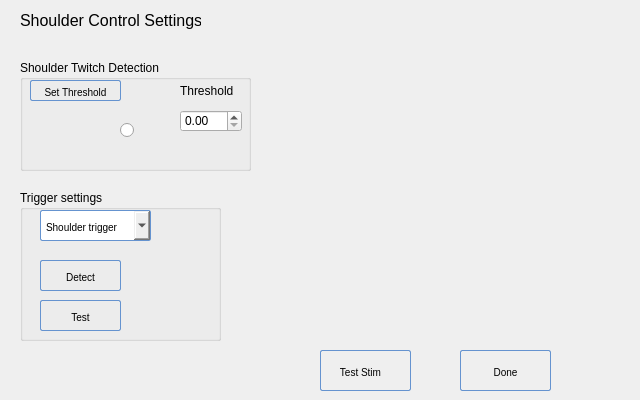
      <widget class="QWidget" name="tab_2">
       <attribute name="title">
        <string>Shoulder Control settings</string>
       </attribute>
       <widget class="QLabel" name="label">
        <property name="geometry">
         <rect>
          <x>20</x>
          <y>0</y>
          <width>181</width>
          <height>41</height>
         </rect>
        </property>
        <property name="font">
         <font>
          <pointsize>12</pointsize>
         </font>
        </property>
        <property name="text">
         <string>Shoulder Control Settings</string>
        </property>
       </widget>
       <widget class="QGroupBox" name="groupBox_3">
        <property name="geometry">
         <rect>
          <x>20</x>
          <y>60</y>
          <width>231</width>
          <height>111</height>
         </rect>
        </property>
        <property name="title">
         <string>Shoulder Twitch Detection</string>
        </property>
        <widget class="QRadioButton" name="rdo_btn">
         <property name="geometry">
          <rect>
           <x>100</x>
           <y>50</y>
           <width>41</width>
           <height>41</height>
          </rect>
         </property>
         <property name="text">
          <string/>
         </property>
        </widget>
        <widget class="QDoubleSpinBox" name="doubleSpinBox_thresold">
         <property name="geometry">
          <rect>
           <x>160</x>
           <y>50</y>
           <width>62</width>
           <height>22</height>
          </rect>
         </property>
        </widget>
        <widget class="QLabel" name="label_2">
         <property name="geometry">
          <rect>
           <x>160</x>
           <y>20</y>
           <width>61</width>
           <height>21</height>
          </rect>
         </property>
         <property name="text">
          <string>Threshold </string>
         </property>
        </widget>
        <widget class="QPushButton" name="pushButton_setThreshold">
         <property name="geometry">
          <rect>
           <x>10</x>
           <y>20</y>
           <width>91</width>
           <height>21</height>
          </rect>
         </property>
         <property name="styleSheet">
          <string notr="true">QPushButton:hover{
        background: qlineargradient(x1 : 0, y1 : 0, x2 : 0, y2 :   1, stop :   0.0 #ffd9aa,
                stop :   0.5 #ffbb6e, stop :   0.55 #feae42, stop :   1.0 #fedb74);
}

QPushButton {
        border: 1px solid #6593cf;
        border-radius: 2px;
        padding: 5px 5px 2px 5px;
        background: qlineargradient(x1 : 0, y1 : 0, x2 : 0, y2 :   1, stop :   0.0 #f5f9ff,
                stop :   0.5 #c7dfff, stop :   0.55 #afd2ff, stop :   1.0 #c0dbff);
        color: #0000;
        font:  large &quot;Arial&quot;;
		font-size: 10px;
        height: 30px;
}



QPushButton:pressed {
        background: qlineargradient(x1 : 0, y1 : 0, x2 : 0, y2 :   1, stop :   0.0 #c0dbff,
        stop :   0.5 #cfd26f, stop :   0.55 #c7df6f, stop :   1.0 #f5f9ff);
        padding-top: 2px;
        padding-left: 3px;

}
QPushButton:on {
        background: qlineargradient(x1 : 0, y1 : 0, x2 : 0, y2 :   1, stop :   0.0 #5AA72D,
        stop :   0.5 #B3E296, stop :   0.55 #B3E296, stop :   1.0 #f5f9ff);
        padding-top: 2px;
        padding-left: 3px;
}

QPushButton:disabled {
        background: transparent #e5e9ee;
        padding-top: 2px;        
        padding-left: 3px;
        color: black;
}</string>
         </property>
         <property name="text">
          <string>Set Threshold</string>
         </property>
        </widget>
       </widget>
       <widget class="QGroupBox" name="groupBox_4">
        <property name="geometry">
         <rect>
          <x>20</x>
          <y>190</y>
          <width>201</width>
          <height>151</height>
         </rect>
        </property>
        <property name="title">
         <string>Trigger settings</string>
        </property>
        <widget class="QPushButton" name="pushButton_52">
         <property name="geometry">
          <rect>
           <x>20</x>
           <y>70</y>
           <width>81</width>
           <height>31</height>
          </rect>
         </property>
         <property name="styleSheet">
          <string notr="true">QPushButton:hover{
        background: qlineargradient(x1 : 0, y1 : 0, x2 : 0, y2 :   1, stop :   0.0 #ffd9aa,
                stop :   0.5 #ffbb6e, stop :   0.55 #feae42, stop :   1.0 #fedb74);
}

QPushButton {
        border: 1px solid #6593cf;
        border-radius: 2px;
        padding: 5px 5px 2px 5px;
        background: qlineargradient(x1 : 0, y1 : 0, x2 : 0, y2 :   1, stop :   0.0 #f5f9ff,
                stop :   0.5 #c7dfff, stop :   0.55 #afd2ff, stop :   1.0 #c0dbff);
        color: #0000;
        font:  large &quot;Arial&quot;;
		font-size: 10px;
        height: 30px;
}



QPushButton:pressed {
        background: qlineargradient(x1 : 0, y1 : 0, x2 : 0, y2 :   1, stop :   0.0 #c0dbff,
        stop :   0.5 #cfd26f, stop :   0.55 #c7df6f, stop :   1.0 #f5f9ff);
        padding-top: 2px;
        padding-left: 3px;

}
QPushButton:on {
        background: qlineargradient(x1 : 0, y1 : 0, x2 : 0, y2 :   1, stop :   0.0 #5AA72D,
        stop :   0.5 #B3E296, stop :   0.55 #B3E296, stop :   1.0 #f5f9ff);
        padding-top: 2px;
        padding-left: 3px;
}

QPushButton:disabled {
        background: transparent #e5e9ee;
        padding-top: 2px;        
        padding-left: 3px;
        color: black;
}</string>
         </property>
         <property name="text">
          <string>Detect</string>
         </property>
        </widget>
        <widget class="QPushButton" name="pushButton_53">
         <property name="geometry">
          <rect>
           <x>20</x>
           <y>110</y>
           <width>81</width>
           <height>31</height>
          </rect>
         </property>
         <property name="styleSheet">
          <string notr="true">QPushButton:hover{
        background: qlineargradient(x1 : 0, y1 : 0, x2 : 0, y2 :   1, stop :   0.0 #ffd9aa,
                stop :   0.5 #ffbb6e, stop :   0.55 #feae42, stop :   1.0 #fedb74);
}

QPushButton {
        border: 1px solid #6593cf;
        border-radius: 2px;
        padding: 5px 5px 2px 5px;
        background: qlineargradient(x1 : 0, y1 : 0, x2 : 0, y2 :   1, stop :   0.0 #f5f9ff,
                stop :   0.5 #c7dfff, stop :   0.55 #afd2ff, stop :   1.0 #c0dbff);
        color: #0000;
        font:  large &quot;Arial&quot;;
		font-size: 10px;
        height: 30px;
}



QPushButton:pressed {
        background: qlineargradient(x1 : 0, y1 : 0, x2 : 0, y2 :   1, stop :   0.0 #c0dbff,
        stop :   0.5 #cfd26f, stop :   0.55 #c7df6f, stop :   1.0 #f5f9ff);
        padding-top: 2px;
        padding-left: 3px;

}
QPushButton:on {
        background: qlineargradient(x1 : 0, y1 : 0, x2 : 0, y2 :   1, stop :   0.0 #5AA72D,
        stop :   0.5 #B3E296, stop :   0.55 #B3E296, stop :   1.0 #f5f9ff);
        padding-top: 2px;
        padding-left: 3px;
}

QPushButton:disabled {
        background: transparent #e5e9ee;
        padding-top: 2px;        
        padding-left: 3px;
        color: black;
}</string>
         </property>
         <property name="text">
          <string>Test</string>
         </property>
        </widget>
        <widget class="QComboBox" name="comboBox">
         <property name="geometry">
          <rect>
           <x>20</x>
           <y>20</y>
           <width>111</width>
           <height>31</height>
          </rect>
         </property>
         <property name="styleSheet">
          <string notr="true">QComboBox:hover{
        background: qlineargradient(x1 : 0, y1 : 0, x2 : 0, y2 :   1, stop :   0.0 #ffd9aa,
                stop :   0.5 #ffbb6e, stop :   0.55 #feae42, stop :   1.0 #fedb74);
}

QComboBox {
        border: 1px solid #6593cf;
        border-radius: 2px;
        padding: 5px 5px 2px 5px;
        background: qlineargradient(x1 : 0, y1 : 0, x2 : 0, y2 :   1, stop :   0.0 #f5f9ff,
                stop :   0.5 #c7dfff, stop :   0.55 #afd2ff, stop :   1.0 #c0dbff);
        color: #0000;
        font:  large &quot;Arial&quot;;
		font-size: 10px;
        height: 30px;
}



QComboBox:pressed {
        background: qlineargradient(x1 : 0, y1 : 0, x2 : 0, y2 :   1, stop :   0.0 #c0dbff,
        stop :   0.5 #cfd26f, stop :   0.55 #c7df6f, stop :   1.0 #f5f9ff);
        padding-top: 2px;
        padding-left: 3px;

}
QComboBox:on {
        background: qlineargradient(x1 : 0, y1 : 0, x2 : 0, y2 :   1, stop :   0.0 #5AA72D,
        stop :   0.5 #B3E296, stop :   0.55 #B3E296, stop :   1.0 #f5f9ff);
        padding-top: 2px;
        padding-left: 3px;
}

QComboBox:disabled {
        background: transparent #e5e9ee;
        padding-top: 2px;        
        padding-left: 3px;
        color: black;
}</string>
         </property>
         <item>
          <property name="text">
           <string>Shoulder trigger </string>
          </property>
         </item>
         <item>
          <property name="text">
           <string>Shoulder protraction</string>
          </property>
         </item>
         <item>
          <property name="text">
           <string>Shulder retraction</string>
          </property>
         </item>
        </widget>
       </widget>
       <widget class="QPushButton" name="pushButton_56">
        <property name="geometry">
         <rect>
          <x>320</x>
          <y>350</y>
          <width>91</width>
          <height>41</height>
         </rect>
        </property>
        <property name="styleSheet">
         <string notr="true">QPushButton:hover{
        background: qlineargradient(x1 : 0, y1 : 0, x2 : 0, y2 :   1, stop :   0.0 #ffd9aa,
                stop :   0.5 #ffbb6e, stop :   0.55 #feae42, stop :   1.0 #fedb74);
}

QPushButton {
        border: 1px solid #6593cf;
        border-radius: 2px;
        padding: 5px 15px 2px 5px;
        background: qlineargradient(x1 : 0, y1 : 0, x2 : 0, y2 :   1, stop :   0.0 #f5f9ff,
                stop :   0.5 #c7dfff, stop :   0.55 #afd2ff, stop :   1.0 #c0dbff);
        color: #0000;
        font:  large &quot;Arial&quot;;
		font-size: 10px;
        height: 30px;
}




QPushButton:pressed {
        background: qlineargradient(x1 : 0, y1 : 0, x2 : 0, y2 :   1, stop :   0.0 #c0dbff,
        stop :   0.5 #cfd26f, stop :   0.55 #c7df6f, stop :   1.0 #f5f9ff);
        padding-top: 2px;
        padding-left: 3px;

}
QPushButton:on {
        background: qlineargradient(x1 : 0, y1 : 0, x2 : 0, y2 :   1, stop :   0.0 #5AA72D,
        stop :   0.5 #B3E296, stop :   0.55 #B3E296, stop :   1.0 #f5f9ff);
        padding-top: 2px;
        padding-left: 3px;
}

QPushButton:disabled {
        background: transparent #e5e9ee;
        padding-top: 2px;        
        padding-left: 3px;
        color: black;
}</string>
        </property>
        <property name="text">
         <string>Test Stim</string>
        </property>
        <property name="icon">
         <iconset resource="resources.qrc">
          <normaloff>:/resources/icons8-rfid-signal-100.png</normaloff>:/resources/icons8-rfid-signal-100.png</iconset>
        </property>
       </widget>
       <widget class="QPushButton" name="pushButton_57">
        <property name="geometry">
         <rect>
          <x>460</x>
          <y>350</y>
          <width>91</width>
          <height>41</height>
         </rect>
        </property>
        <property name="styleSheet">
         <string notr="true">QPushButton:hover{
        background: qlineargradient(x1 : 0, y1 : 0, x2 : 0, y2 :   1, stop :   0.0 #ffd9aa,
                stop :   0.5 #ffbb6e, stop :   0.55 #feae42, stop :   1.0 #fedb74);
}

QPushButton {
        border: 1px solid #6593cf;
        border-radius: 2px;
        padding: 5px 5px 2px 5px;
        background: qlineargradient(x1 : 0, y1 : 0, x2 : 0, y2 :   1, stop :   0.0 #f5f9ff,
                stop :   0.5 #c7dfff, stop :   0.55 #afd2ff, stop :   1.0 #c0dbff);
        color: #0000;
        font:  large &quot;Arial&quot;;
		font-size: 10px;
        height: 30px;
}



QPushButton:pressed {
        background: qlineargradient(x1 : 0, y1 : 0, x2 : 0, y2 :   1, stop :   0.0 #c0dbff,
        stop :   0.5 #cfd26f, stop :   0.55 #c7df6f, stop :   1.0 #f5f9ff);
        padding-top: 2px;
        padding-left: 3px;

}
QPushButton:on {
        background: qlineargradient(x1 : 0, y1 : 0, x2 : 0, y2 :   1, stop :   0.0 #5AA72D,
        stop :   0.5 #B3E296, stop :   0.55 #B3E296, stop :   1.0 #f5f9ff);
        padding-top: 2px;
        padding-left: 3px;
}

QPushButton:disabled {
        background: transparent #e5e9ee;
        padding-top: 2px;        
        padding-left: 3px;
        color: black;
}</string>
        </property>
        <property name="text">
         <string>Done</string>
        </property>
       </widget>
       <widget class="QCustomPlot" name="customPlot" native="true">
        <property name="geometry">
         <rect>
          <x>260</x>
          <y>20</y>
          <width>371</width>
          <height>231</height>
         </rect>
        </property>
       </widget>
      </widget>
